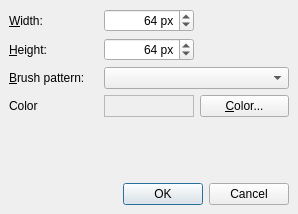
<?xml version="1.0" encoding="UTF-8"?>
<ui version="4.0">
 <class>NewImageDlg</class>
 <widget class="QDialog" name="NewImageDlg">
  <property name="geometry">
   <rect>
    <x>0</x>
    <y>0</y>
    <width>298</width>
    <height>214</height>
   </rect>
  </property>
  <property name="windowTitle">
   <string>Image Chooser - New Image</string>
  </property>
  <layout class="QGridLayout">
   <property name="margin">
    <number>9</number>
   </property>
   <property name="spacing">
    <number>6</number>
   </property>
   <item row="5" column="1" colspan="2">
    <widget class="QDialogButtonBox" name="buttonBox">
     <property name="orientation">
      <enum>Qt::Horizontal</enum>
     </property>
     <property name="standardButtons">
      <set>QDialogButtonBox::Cancel|QDialogButtonBox::Ok</set>
     </property>
    </widget>
   </item>
   <item row="4" column="0" colspan="3">
    <spacer>
     <property name="orientation">
      <enum>Qt::Vertical</enum>
     </property>
     <property name="sizeHint" stdset="0">
      <size>
       <width>269</width>
       <height>16</height>
      </size>
     </property>
    </spacer>
   </item>
   <item row="3" column="1">
    <widget class="QLabel" name="colorLabel">
     <property name="frameShape">
      <enum>QFrame::StyledPanel</enum>
     </property>
     <property name="frameShadow">
      <enum>QFrame::Raised</enum>
     </property>
     <property name="text">
      <string/>
     </property>
     <property name="scaledContents">
      <bool>true</bool>
     </property>
    </widget>
   </item>
   <item row="3" column="0">
    <widget class="QLabel" name="label_3">
     <property name="text">
      <string>Color</string>
     </property>
    </widget>
   </item>
   <item row="3" column="2">
    <widget class="QPushButton" name="colorButton">
     <property name="text">
      <string>&amp;Color...</string>
     </property>
    </widget>
   </item>
   <item row="2" column="1" colspan="2">
    <widget class="QComboBox" name="brushComboBox"/>
   </item>
   <item row="2" column="0">
    <widget class="QLabel" name="label_4">
     <property name="text">
      <string>&amp;Brush pattern:</string>
     </property>
     <property name="buddy">
      <cstring>brushComboBox</cstring>
     </property>
    </widget>
   </item>
   <item row="0" column="0">
    <widget class="QLabel" name="label">
     <property name="text">
      <string>&amp;Width:</string>
     </property>
     <property name="buddy">
      <cstring>widthSpinBox</cstring>
     </property>
    </widget>
   </item>
   <item row="1" column="0">
    <widget class="QLabel" name="label_2">
     <property name="text">
      <string>&amp;Height:</string>
     </property>
     <property name="buddy">
      <cstring>heightSpinBox</cstring>
     </property>
    </widget>
   </item>
   <item row="1" column="1">
    <widget class="QSpinBox" name="heightSpinBox">
     <property name="alignment">
      <set>Qt::AlignRight</set>
     </property>
     <property name="suffix">
      <string> px</string>
     </property>
     <property name="minimum">
      <number>8</number>
     </property>
     <property name="maximum">
      <number>512</number>
     </property>
     <property name="singleStep">
      <number>4</number>
     </property>
     <property name="value">
      <number>64</number>
     </property>
    </widget>
   </item>
   <item row="0" column="1">
    <widget class="QSpinBox" name="widthSpinBox">
     <property name="alignment">
      <set>Qt::AlignRight</set>
     </property>
     <property name="suffix">
      <string> px</string>
     </property>
     <property name="minimum">
      <number>8</number>
     </property>
     <property name="maximum">
      <number>512</number>
     </property>
     <property name="singleStep">
      <number>4</number>
     </property>
     <property name="value">
      <number>64</number>
     </property>
    </widget>
   </item>
  </layout>
 </widget>
 <tabstops>
  <tabstop>widthSpinBox</tabstop>
  <tabstop>heightSpinBox</tabstop>
  <tabstop>brushComboBox</tabstop>
  <tabstop>colorButton</tabstop>
  <tabstop>buttonBox</tabstop>
 </tabstops>
 <resources/>
 <connections>
  <connection>
   <sender>buttonBox</sender>
   <signal>accepted()</signal>
   <receiver>NewImageDlg</receiver>
   <slot>accept()</slot>
   <hints>
    <hint type="sourcelabel">
     <x>181</x>
     <y>189</y>
    </hint>
    <hint type="destinationlabel">
     <x>198</x>
     <y>211</y>
    </hint>
   </hints>
  </connection>
  <connection>
   <sender>buttonBox</sender>
   <signal>rejected()</signal>
   <receiver>NewImageDlg</receiver>
   <slot>reject()</slot>
   <hints>
    <hint type="sourcelabel">
     <x>150</x>
     <y>191</y>
    </hint>
    <hint type="destinationlabel">
     <x>159</x>
     <y>212</y>
    </hint>
   </hints>
  </connection>
 </connections>
</ui>
